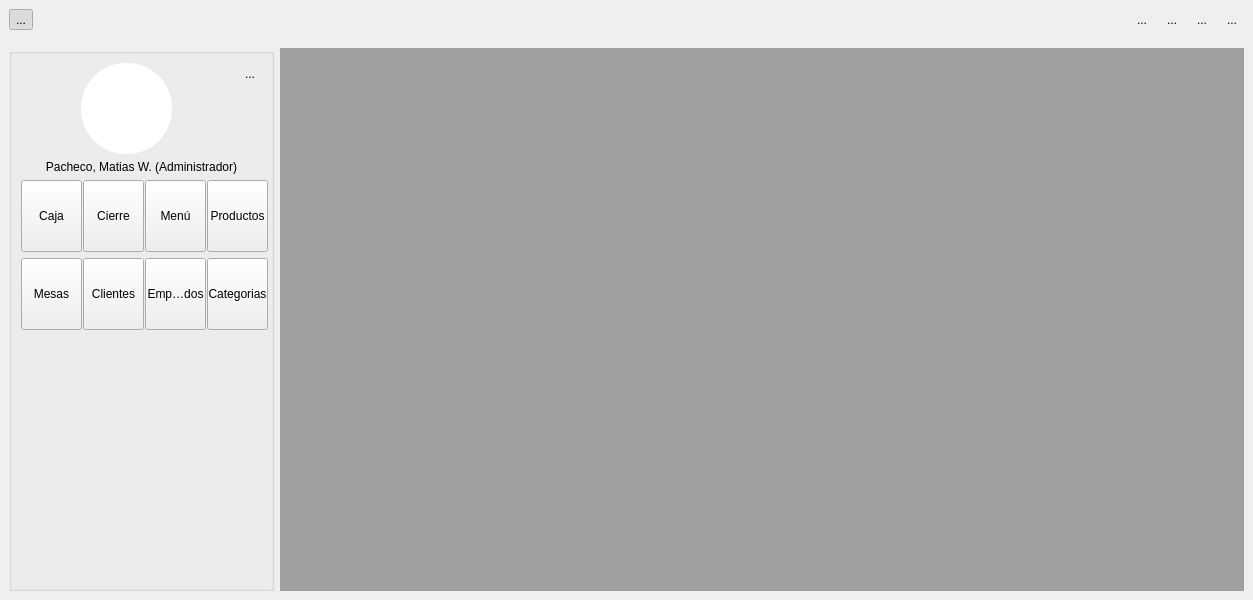
<?xml version="1.0" encoding="UTF-8"?>
<ui version="4.0">
 <class>MainWindow</class>
 <widget class="QMainWindow" name="MainWindow">
  <property name="geometry">
   <rect>
    <x>0</x>
    <y>0</y>
    <width>1253</width>
    <height>600</height>
   </rect>
  </property>
  <property name="windowTitle">
   <string>Fast Food System</string>
  </property>
  <property name="windowIcon">
   <iconset resource="../resource.qrc">
    <normaloff>:/Wehaa/wehaa.png</normaloff>:/Wehaa/wehaa.png</iconset>
  </property>
  <widget class="QWidget" name="centralwidget">
   <layout class="QGridLayout" name="gridLayout_2">
    <item row="0" column="0" colspan="2">
     <layout class="QVBoxLayout" name="verticalLayout">
      <item>
       <layout class="QHBoxLayout" name="horizontalLayout_3">
        <item>
         <layout class="QHBoxLayout" name="horizontalLayout_2">
          <item>
           <widget class="QToolButton" name="btn_sidebar">
            <property name="maximumSize">
             <size>
              <width>31</width>
              <height>31</height>
             </size>
            </property>
            <property name="text">
             <string>...</string>
            </property>
            <property name="icon">
             <iconset resource="../resource.qrc">
              <normaloff>:/Icons/png/icons8-menu-rounded-100.png</normaloff>:/Icons/png/icons8-menu-rounded-100.png</iconset>
            </property>
            <property name="iconSize">
             <size>
              <width>21</width>
              <height>21</height>
             </size>
            </property>
            <property name="checkable">
             <bool>true</bool>
            </property>
            <property name="checked">
             <bool>true</bool>
            </property>
            <property name="autoRaise">
             <bool>true</bool>
            </property>
           </widget>
          </item>
          <item>
           <widget class="QLabel" name="pic_logo">
            <property name="maximumSize">
             <size>
              <width>121</width>
              <height>21</height>
             </size>
            </property>
            <property name="text">
             <string/>
            </property>
            <property name="pixmap">
             <pixmap resource="../resource.qrc">:/App/fastfood.png</pixmap>
            </property>
            <property name="scaledContents">
             <bool>true</bool>
            </property>
           </widget>
          </item>
         </layout>
        </item>
        <item>
         <spacer name="horizontalSpacer">
          <property name="orientation">
           <enum>Qt::Horizontal</enum>
          </property>
          <property name="sizeHint" stdset="0">
           <size>
            <width>40</width>
            <height>20</height>
           </size>
          </property>
         </spacer>
        </item>
        <item>
         <layout class="QHBoxLayout" name="horizontalLayout">
          <item>
           <widget class="QToolButton" name="btn_help">
            <property name="maximumSize">
             <size>
              <width>31</width>
              <height>31</height>
             </size>
            </property>
            <property name="toolTip">
             <string>Ayuda</string>
            </property>
            <property name="text">
             <string>...</string>
            </property>
            <property name="icon">
             <iconset resource="../resource.qrc">
              <normaloff>:/Icons/png/icons8-help-100.png</normaloff>:/Icons/png/icons8-help-100.png</iconset>
            </property>
            <property name="iconSize">
             <size>
              <width>22</width>
              <height>22</height>
             </size>
            </property>
            <property name="autoRaise">
             <bool>true</bool>
            </property>
           </widget>
          </item>
          <item>
           <widget class="QToolButton" name="btn_security">
            <property name="maximumSize">
             <size>
              <width>31</width>
              <height>31</height>
             </size>
            </property>
            <property name="toolTip">
             <string>Bloquear</string>
            </property>
            <property name="text">
             <string>...</string>
            </property>
            <property name="icon">
             <iconset resource="../resource.qrc">
              <normaloff>:/Icons/png/icons8-security-lock-100.png</normaloff>:/Icons/png/icons8-security-lock-100.png</iconset>
            </property>
            <property name="iconSize">
             <size>
              <width>22</width>
              <height>22</height>
             </size>
            </property>
            <property name="autoRaise">
             <bool>true</bool>
            </property>
           </widget>
          </item>
          <item>
           <widget class="QToolButton" name="btn_option">
            <property name="maximumSize">
             <size>
              <width>31</width>
              <height>31</height>
             </size>
            </property>
            <property name="toolTip">
             <string>Opciones</string>
            </property>
            <property name="text">
             <string>...</string>
            </property>
            <property name="icon">
             <iconset resource="../resource.qrc">
              <normaloff>:/Icons/png/icons8-settings-100.png</normaloff>:/Icons/png/icons8-settings-100.png</iconset>
            </property>
            <property name="iconSize">
             <size>
              <width>22</width>
              <height>22</height>
             </size>
            </property>
            <property name="autoRaise">
             <bool>true</bool>
            </property>
           </widget>
          </item>
          <item>
           <widget class="QToolButton" name="btn_notify">
            <property name="maximumSize">
             <size>
              <width>31</width>
              <height>31</height>
             </size>
            </property>
            <property name="toolTip">
             <string>Notificación</string>
            </property>
            <property name="text">
             <string>...</string>
            </property>
            <property name="icon">
             <iconset resource="../resource.qrc">
              <normaloff>:/Icons/png/icons8-notification-100.png</normaloff>:/Icons/png/icons8-notification-100.png</iconset>
            </property>
            <property name="iconSize">
             <size>
              <width>22</width>
              <height>22</height>
             </size>
            </property>
            <property name="autoRaise">
             <bool>true</bool>
            </property>
           </widget>
          </item>
         </layout>
        </item>
       </layout>
      </item>
      <item>
       <layout class="QHBoxLayout" name="horizontalLayout_4">
        <item>
         <widget class="QLabel" name="pic_line">
          <property name="maximumSize">
           <size>
            <width>16777215</width>
            <height>6</height>
           </size>
          </property>
          <property name="text">
           <string/>
          </property>
          <property name="pixmap">
           <pixmap resource="../resource.qrc">:/App/loginbackgroup.png</pixmap>
          </property>
          <property name="scaledContents">
           <bool>true</bool>
          </property>
         </widget>
        </item>
       </layout>
      </item>
      <item>
       <spacer name="verticalSpacer_2">
        <property name="orientation">
         <enum>Qt::Vertical</enum>
        </property>
        <property name="sizeType">
         <enum>QSizePolicy::Preferred</enum>
        </property>
        <property name="sizeHint" stdset="0">
         <size>
          <width>20</width>
          <height>10</height>
         </size>
        </property>
       </spacer>
      </item>
     </layout>
    </item>
    <item row="1" column="0">
     <widget class="QGroupBox" name="siderBar_2">
      <property name="maximumSize">
       <size>
        <width>265</width>
        <height>16777215</height>
       </size>
      </property>
      <property name="title">
       <string/>
      </property>
      <property name="flat">
       <bool>false</bool>
      </property>
      <layout class="QGridLayout" name="gridLayout">
       <item row="1" column="0">
        <widget class="QToolButton" name="btn_caja">
         <property name="minimumSize">
          <size>
           <width>61</width>
           <height>72</height>
          </size>
         </property>
         <property name="toolTip">
          <string>Caja</string>
         </property>
         <property name="text">
          <string>Caja</string>
         </property>
         <property name="icon">
          <iconset resource="../resource.qrc">
           <normaloff>:/Icons/png/icons8-cash-register-100.png</normaloff>:/Icons/png/icons8-cash-register-100.png</iconset>
         </property>
         <property name="iconSize">
          <size>
           <width>45</width>
           <height>45</height>
          </size>
         </property>
         <property name="toolButtonStyle">
          <enum>Qt::ToolButtonTextUnderIcon</enum>
         </property>
        </widget>
       </item>
       <item row="1" column="1">
        <widget class="QToolButton" name="btn_cierre">
         <property name="minimumSize">
          <size>
           <width>61</width>
           <height>72</height>
          </size>
         </property>
         <property name="toolTip">
          <string>Cierre</string>
         </property>
         <property name="text">
          <string>Cierre</string>
         </property>
         <property name="icon">
          <iconset resource="../resource.qrc">
           <normaloff>:/Icons/png/icons8-accounting-100.png</normaloff>:/Icons/png/icons8-accounting-100.png</iconset>
         </property>
         <property name="iconSize">
          <size>
           <width>45</width>
           <height>45</height>
          </size>
         </property>
         <property name="toolButtonStyle">
          <enum>Qt::ToolButtonTextUnderIcon</enum>
         </property>
        </widget>
       </item>
       <item row="1" column="2">
        <widget class="QToolButton" name="btn_menu">
         <property name="minimumSize">
          <size>
           <width>61</width>
           <height>72</height>
          </size>
         </property>
         <property name="toolTip">
          <string>Menú</string>
         </property>
         <property name="text">
          <string>Menú</string>
         </property>
         <property name="icon">
          <iconset resource="../resource.qrc">
           <normaloff>:/Icons/png/icons8-food-100.png</normaloff>:/Icons/png/icons8-food-100.png</iconset>
         </property>
         <property name="iconSize">
          <size>
           <width>45</width>
           <height>45</height>
          </size>
         </property>
         <property name="toolButtonStyle">
          <enum>Qt::ToolButtonTextUnderIcon</enum>
         </property>
        </widget>
       </item>
       <item row="2" column="3">
        <widget class="QToolButton" name="btn_category">
         <property name="minimumSize">
          <size>
           <width>61</width>
           <height>72</height>
          </size>
         </property>
         <property name="toolTip">
          <string>Categorias</string>
         </property>
         <property name="text">
          <string>Categorias</string>
         </property>
         <property name="icon">
          <iconset resource="../resource.qrc">
           <normaloff>:/Icons/png/icons8-bookmark-100.png</normaloff>:/Icons/png/icons8-bookmark-100.png</iconset>
         </property>
         <property name="iconSize">
          <size>
           <width>45</width>
           <height>45</height>
          </size>
         </property>
         <property name="toolButtonStyle">
          <enum>Qt::ToolButtonTextUnderIcon</enum>
         </property>
        </widget>
       </item>
       <item row="2" column="2">
        <widget class="QToolButton" name="btn_empleados">
         <property name="minimumSize">
          <size>
           <width>61</width>
           <height>72</height>
          </size>
         </property>
         <property name="toolTip">
          <string>Empleados</string>
         </property>
         <property name="text">
          <string>Empleados</string>
         </property>
         <property name="icon">
          <iconset resource="../resource.qrc">
           <normaloff>:/Icons/png/icons8-cookbook-100.png</normaloff>:/Icons/png/icons8-cookbook-100.png</iconset>
         </property>
         <property name="iconSize">
          <size>
           <width>45</width>
           <height>45</height>
          </size>
         </property>
         <property name="toolButtonStyle">
          <enum>Qt::ToolButtonTextUnderIcon</enum>
         </property>
        </widget>
       </item>
       <item row="2" column="1">
        <widget class="QToolButton" name="btn_cliente">
         <property name="minimumSize">
          <size>
           <width>61</width>
           <height>72</height>
          </size>
         </property>
         <property name="toolTip">
          <string>Clientes</string>
         </property>
         <property name="text">
          <string>Clientes</string>
         </property>
         <property name="icon">
          <iconset resource="../resource.qrc">
           <normaloff>:/Icons/png/icons8-address-book-2-100.png</normaloff>:/Icons/png/icons8-address-book-2-100.png</iconset>
         </property>
         <property name="iconSize">
          <size>
           <width>45</width>
           <height>45</height>
          </size>
         </property>
         <property name="toolButtonStyle">
          <enum>Qt::ToolButtonTextUnderIcon</enum>
         </property>
        </widget>
       </item>
       <item row="1" column="3">
        <widget class="QToolButton" name="btn_product">
         <property name="minimumSize">
          <size>
           <width>61</width>
           <height>72</height>
          </size>
         </property>
         <property name="toolTip">
          <string>Productos</string>
         </property>
         <property name="text">
          <string>Productos</string>
         </property>
         <property name="icon">
          <iconset resource="../resource.qrc">
           <normaloff>:/Icons/png/icons8-fast-moving-consumer-goods-100.png</normaloff>:/Icons/png/icons8-fast-moving-consumer-goods-100.png</iconset>
         </property>
         <property name="iconSize">
          <size>
           <width>45</width>
           <height>45</height>
          </size>
         </property>
         <property name="toolButtonStyle">
          <enum>Qt::ToolButtonTextUnderIcon</enum>
         </property>
        </widget>
       </item>
       <item row="2" column="0">
        <widget class="QToolButton" name="btn_mesas">
         <property name="minimumSize">
          <size>
           <width>61</width>
           <height>72</height>
          </size>
         </property>
         <property name="toolTip">
          <string>Mesas</string>
         </property>
         <property name="text">
          <string>Mesas</string>
         </property>
         <property name="icon">
          <iconset resource="../resource.qrc">
           <normaloff>:/Icons/png/icons8-deviation-100.png</normaloff>:/Icons/png/icons8-deviation-100.png</iconset>
         </property>
         <property name="iconSize">
          <size>
           <width>45</width>
           <height>45</height>
          </size>
         </property>
         <property name="toolButtonStyle">
          <enum>Qt::ToolButtonTextUnderIcon</enum>
         </property>
        </widget>
       </item>
       <item row="0" column="0" colspan="4">
        <layout class="QVBoxLayout" name="verticalLayout_3">
         <item>
          <layout class="QHBoxLayout" name="horizontalLayout_6">
           <item>
            <spacer name="horizontalSpacer_4">
             <property name="orientation">
              <enum>Qt::Horizontal</enum>
             </property>
             <property name="sizeHint" stdset="0">
              <size>
               <width>40</width>
               <height>20</height>
              </size>
             </property>
            </spacer>
           </item>
           <item>
            <widget class="QLabel" name="pic_avatar_2">
             <property name="minimumSize">
              <size>
               <width>91</width>
               <height>91</height>
              </size>
             </property>
             <property name="maximumSize">
              <size>
               <width>91</width>
               <height>91</height>
              </size>
             </property>
             <property name="styleSheet">
              <string notr="true">border-radius: 45px; background: #fff;</string>
             </property>
             <property name="text">
              <string/>
             </property>
             <property name="pixmap">
              <pixmap resource="../resource.qrc">:/Icons/png/icons8-male-user-100.png</pixmap>
             </property>
             <property name="scaledContents">
              <bool>true</bool>
             </property>
            </widget>
           </item>
           <item>
            <spacer name="horizontalSpacer_3">
             <property name="orientation">
              <enum>Qt::Horizontal</enum>
             </property>
             <property name="sizeHint" stdset="0">
              <size>
               <width>40</width>
               <height>20</height>
              </size>
             </property>
            </spacer>
           </item>
           <item>
            <layout class="QVBoxLayout" name="verticalLayout_2">
             <item>
              <widget class="QToolButton" name="btn_exit">
               <property name="maximumSize">
                <size>
                 <width>31</width>
                 <height>31</height>
                </size>
               </property>
               <property name="toolTip">
                <string>Salir</string>
               </property>
               <property name="text">
                <string>...</string>
               </property>
               <property name="icon">
                <iconset resource="../resource.qrc">
                 <normaloff>:/Icons/png/icons8-exit-100.png</normaloff>:/Icons/png/icons8-exit-100.png</iconset>
               </property>
               <property name="iconSize">
                <size>
                 <width>22</width>
                 <height>22</height>
                </size>
               </property>
               <property name="autoRaise">
                <bool>true</bool>
               </property>
              </widget>
             </item>
             <item>
              <spacer name="verticalSpacer">
               <property name="orientation">
                <enum>Qt::Vertical</enum>
               </property>
               <property name="sizeHint" stdset="0">
                <size>
                 <width>20</width>
                 <height>40</height>
                </size>
               </property>
              </spacer>
             </item>
            </layout>
           </item>
          </layout>
         </item>
         <item>
          <spacer name="verticalSpacer_3">
           <property name="orientation">
            <enum>Qt::Vertical</enum>
           </property>
           <property name="sizeType">
            <enum>QSizePolicy::Preferred</enum>
           </property>
           <property name="sizeHint" stdset="0">
            <size>
             <width>20</width>
             <height>1</height>
            </size>
           </property>
          </spacer>
         </item>
         <item>
          <widget class="QLabel" name="txt_name_roles_2">
           <property name="layoutDirection">
            <enum>Qt::LeftToRight</enum>
           </property>
           <property name="text">
            <string>Pacheco, Matias W. (Administrador)</string>
           </property>
           <property name="alignment">
            <set>Qt::AlignCenter</set>
           </property>
          </widget>
         </item>
         <item>
          <spacer name="verticalSpacer_4">
           <property name="orientation">
            <enum>Qt::Vertical</enum>
           </property>
           <property name="sizeType">
            <enum>QSizePolicy::Preferred</enum>
           </property>
           <property name="sizeHint" stdset="0">
            <size>
             <width>20</width>
             <height>10</height>
            </size>
           </property>
          </spacer>
         </item>
        </layout>
       </item>
       <item row="6" column="0" colspan="4">
        <layout class="QHBoxLayout" name="horizontalLayout_5">
         <item>
          <widget class="QLabel" name="pic_online">
           <property name="maximumSize">
            <size>
             <width>25</width>
             <height>25</height>
            </size>
           </property>
           <property name="toolTip">
            <string>On - line</string>
           </property>
           <property name="text">
            <string/>
           </property>
           <property name="pixmap">
            <pixmap resource="../resource.qrc">:/Icons/png/icons8-wi-fi-connected-100.png</pixmap>
           </property>
           <property name="scaledContents">
            <bool>true</bool>
           </property>
          </widget>
         </item>
         <item>
          <spacer name="horizontalSpacer_2">
           <property name="orientation">
            <enum>Qt::Horizontal</enum>
           </property>
           <property name="sizeHint" stdset="0">
            <size>
             <width>40</width>
             <height>20</height>
            </size>
           </property>
          </spacer>
         </item>
         <item>
          <widget class="QLabel" name="pic_trial">
           <property name="maximumSize">
            <size>
             <width>30</width>
             <height>30</height>
            </size>
           </property>
           <property name="toolTip">
            <string>Versión trial</string>
           </property>
           <property name="text">
            <string/>
           </property>
           <property name="pixmap">
            <pixmap resource="../resource.qrc">:/Icons/png/icons8-trial-100.png</pixmap>
           </property>
           <property name="scaledContents">
            <bool>true</bool>
           </property>
          </widget>
         </item>
        </layout>
       </item>
       <item row="5" column="0">
        <spacer name="verticalSpacer_6">
         <property name="orientation">
          <enum>Qt::Vertical</enum>
         </property>
         <property name="sizeType">
          <enum>QSizePolicy::Preferred</enum>
         </property>
         <property name="sizeHint" stdset="0">
          <size>
           <width>20</width>
           <height>1111111111</height>
          </size>
         </property>
        </spacer>
       </item>
      </layout>
     </widget>
    </item>
    <item row="1" column="1">
     <widget class="QMdiArea" name="mdiArea"/>
    </item>
   </layout>
  </widget>
 </widget>
 <resources>
  <include location="../resource.qrc"/>
 </resources>
 <connections/>
</ui>
